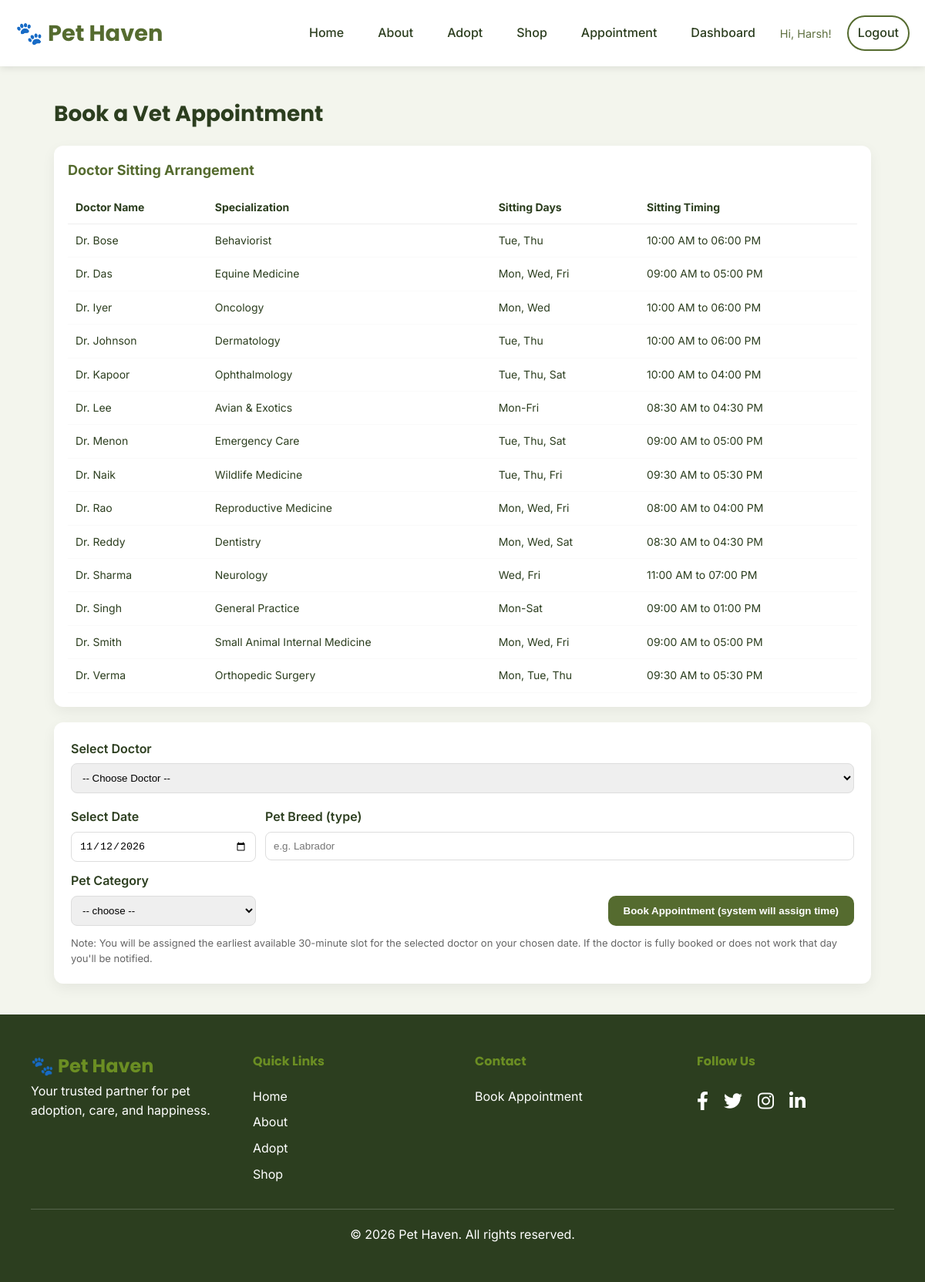
The app's page /appoitment.php (signed in) with its own data.
### tables this page shows
CREATE TABLE Doctors(
    doctor_id INT AUTO_INCREMENT PRIMARY KEY,
    doctor_name VARCHAR(100),
    specialization VARCHAR(100),
    working_days VARCHAR(255),
    start_time TIME,
    end_time TIME,
    max_patients_per_day INT
);

### appoitment.php (the view, shortened to what this page needs)
<?php
include 'includes/header.php';
require_once 'includes/db_connect.php';
$errors = [];
try {
    $stmt = $pdo->query("SELECT doctor_id, doctor_name, specialization, working_days, start_time, end_time FROM Doctors ORDER BY doctor_name");
    $doctors = $stmt->fetchAll(PDO::FETCH_ASSOC);
} catch (PDOException $e) {
    $doctors = [];
    $errors[] = "Failed to load doctors: " . $e->getMessage();
}
?>
<div class="container" style="max-width:1100px; margin:40px auto; font-family:Inter, sans-serif;">
    <h1 style="font-family:Poppins, sans-serif; color:#2c3e1f; font-size:28px; margin-bottom:18px;">Book a Vet Appointment</h1>
    <div style="background:#fff; border-radius:12px; padding:18px; box-shadow:0 6px 18px rgba(0,0,0,0.06); margin-bottom:20px;">
        <h2 style="font-size:18px; color:var(--primary-green); margin-bottom:12px;">Doctor Sitting Arrangement</h2>
        <div style="overflow-x:auto;">
            <table style="width:100%; border-collapse:collapse; font-size:14px;">
                <thead>
                    <tr>
                        <th style="text-align:left; padding:10px; border-bottom:1px solid #eee;">Doctor Name</th>
                        <th style="text-align:left; padding:10px; border-bottom:1px solid #eee;">Specialization</th>
                        <th style="text-align:left; padding:10px; border-bottom:1px solid #eee;">Sitting Days</th>
                        <th style="text-align:left; padding:10px; border-bottom:1px solid #eee;">Sitting Timing</th>
                    </tr>
                </thead>
                <tbody>
                    <?php if (empty($doctors)): ?>
                        <tr><td colspan="4" style="padding:12px; color:#666;">No doctors found.</td></tr>
                    <?php else: ?>
                        <?php foreach ($doctors as $d): ?>
                            <tr>
                                <td style="padding:10px; border-bottom:1px solid #fafafa;"><?php echo htmlspecialchars($d['doctor_name']); ?></td>
                                <td style="padding:10px; border-bottom:1px solid #fafafa;"><?php echo htmlspecialchars($d['specialization']); ?></td>
                                <td style="padding:10px; border-bottom:1px solid #fafafa;"><?php echo htmlspecialchars($d['working_days']); ?></td>
                                <td style="padding:10px; border-bottom:1px solid #fafafa;"><?php echo date('h:i A', strtotime($d['start_time'])) . ' to ' . date('h:i A', strtotime($d['end_time'])); ?></td>
                            </tr>
                        <?php endforeach; ?>
                    <?php endif; ?>
                </tbody>
            </table>
        </div>
    </div>
    <div style="background:#fff; border-radius:12px; padding:22px; box-shadow:0 6px 18px rgba(0,0,0,0.06);">
        <form method="post" id="appointmentForm" style="display:grid; gap:12px;">
            <div style="display:flex; gap:12px; flex-wrap:wrap;">
                <div style="flex:1; min-width:220px;">
                    <label style="display:block; margin-bottom:6px; font-weight:600;">Select Doctor</label>
                    <select name="doctor_id" id="doctorSelect" required style="width:100%; padding:10px; border-radius:8px; border:1px solid #ddd;">
                        <option value="">-- Choose Doctor --</option>
                    </select>
                </div>
            </div>
            <div style="display:flex; gap:12px; flex-wrap:wrap;">
                <div style="flex:0 0 240px;">
                    <label style="display:block; margin-bottom:6px; font-weight:600;">Select Date</label>
                    <input type="date" name="appointment_date" id="appointmentDate" required min="<?php echo date('Y-m-d'); ?>" style="padding:10px; border-radius:8px; border:1px solid #ddd; width:100%;">
                </div>
                <div style="flex:1; min-width:220px;">
                    <label style="display:block; margin-bottom:6px; font-weight:600;">Pet Breed (type)</label>
                    <input type="text" name="breed" required placeholder="e.g. Labrador" style="padding:10px; border-radius:8px; border:1px solid #ddd; width:100%;">
                </div>
            </div>
            <div style="display:flex; gap:12px; align-items:flex-end; flex-wrap:wrap;">
                <div style="flex:0 0 240px;">
                    <label style="display:block; margin-bottom:6px; font-weight:600;">Pet Category</label>
                    <select name="pet_category" required style="width:100%; padding:10px; border-radius:8px; border:1px solid #ddd;">
                        <option value="">-- choose --</option>
                    </select>
                </div>
                <div style="flex:1; display:flex; justify-content:flex-end;">
                    <button type="submit" name="book_appointment" id="bookBtn" style="background:var(--primary-green); color:#fff; border:none; padding:12px 20px; border-radius:10px; font-weight:700; cursor:pointer;">
                        Book Appointment (system will assign time)
                    </button>
                </div>
            </div>
        </form>
        <div style="margin-top:12px; font-size:13px; color:#666;">
            Note: You will be assigned the earliest available 30-minute slot for the selected doctor on your chosen date. If the doctor is fully booked or does not work that day you'll be notified.
        </div>
    </div>
</div>
<?php include 'includes/footer.php'; ?>

### assets/css/style.css (style rules this page uses)
:root { --primary-green: #556b2f; --secondary-green: #6b8e23; --accent-green: #28A745; --accent-red: #DC3545; --dark-text: #2c3e1f; --medium-text: #5f7040; --light-text: #8a9770; --white: #ffffff; --grey-100: #f6f8f1; --grey-200: #e8ebe3; --grey-300: #d4d8ce; --font-body: 'Inter', sans-serif; --font-heading: 'Poppins', sans-serif; --spacing-xs: 8px; --spacing-sm: 12px; --spacing-md: 20px; --spacing-lg: 32px; --spacing-xl: 48px; --spacing-xxl: 64px; }
* { margin: 0; padding: 0; box-sizing: border-box; }
body { font-family: var(--font-body); background-color: #f3f5ed; color: var(--dark-text); line-height: 1.6; overflow-x: hidden; }
.container { max-width: 1200px; margin: 0 auto; padding: 0 var(--spacing-md); }

### records on screen
doctors: doctor_name "Dr. Bose", specialization "Behaviorist", working_days "Tue, Thu", start_time "10:00 AM", end_time "06:00 PM"
doctors: doctor_name "Dr. Das", specialization "Equine Medicine", working_days "Mon, Wed, Fri", start_time "09:00 AM", end_time "05:00 PM"
doctors: doctor_name "Dr. Iyer", specialization "Oncology", working_days "Mon, Wed", start_time "10:00 AM", end_time "06:00 PM"
doctors: doctor_name "Dr. Johnson", specialization "Dermatology", working_days "Tue, Thu", start_time "10:00 AM", end_time "06:00 PM"
doctors: doctor_name "Dr. Kapoor", specialization "Ophthalmology", working_days "Tue, Thu, Sat", start_time "10:00 AM", end_time "04:00 PM"
doctors: doctor_name "Dr. Lee", specialization "Avian & Exotics", working_days "Mon-Fri", start_time "08:30 AM", end_time "04:30 PM"
doctors: doctor_name "Dr. Menon", specialization "Emergency Care", working_days "Tue, Thu, Sat", start_time "09:00 AM", end_time "05:00 PM"
doctors: doctor_name "Dr. Naik", specialization "Wildlife Medicine", working_days "Tue, Thu, Fri", start_time "09:30 AM", end_time "05:30 PM"
doctors: doctor_name "Dr. Rao", specialization "Reproductive Medicine", working_days "Mon, Wed, Fri", start_time "08:00 AM", end_time "04:00 PM"
doctors: doctor_name "Dr. Reddy", specialization "Dentistry", working_days "Mon, Wed, Sat", start_time "08:30 AM", end_time "04:30 PM"
doctors: doctor_name "Dr. Sharma", specialization "Neurology", working_days "Wed, Fri", start_time "11:00 AM", end_time "07:00 PM"
doctors: doctor_name "Dr. Singh", specialization "General Practice", working_days "Mon-Sat", start_time "09:00 AM", end_time "01:00 PM"
doctors: doctor_name "Dr. Smith", specialization "Small Animal Internal Medicine", working_days "Mon, Wed, Fri", start_time "09:00 AM", end_time "05:00 PM"
doctors: doctor_name "Dr. Verma", specialization "Orthopedic Surgery", working_days "Mon, Tue, Thu", start_time "09:30 AM", end_time "05:30 PM"

### other values on screen
$_SESSION['user']['name'] "Harsh"
